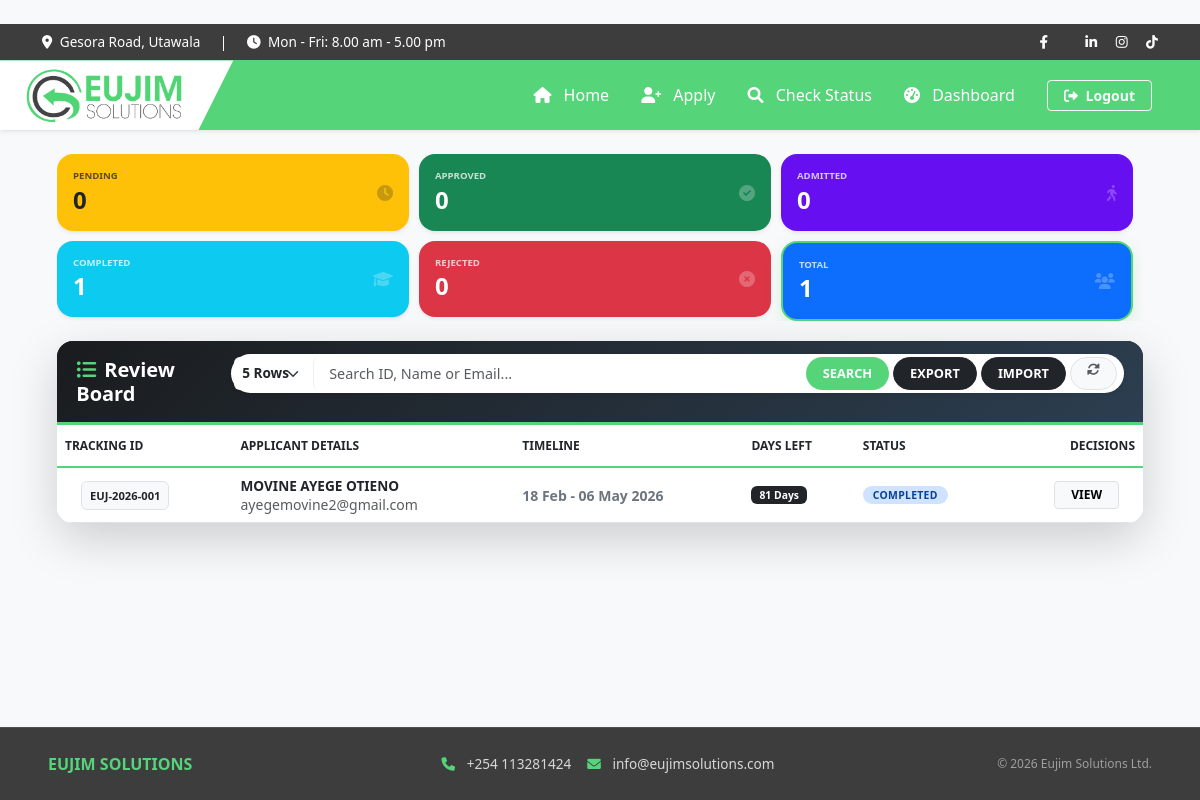
/dashboard/?status=&rows=5 (signed in), run on the app's committed database.
### accounts/models.py (models this page shows, shortened)
class Attachee(models.Model):
    STATUS_CHOICES = [
        ('Pending', 'Pending'),
        ('Approved', 'Approved'),
        ('In-Progress', 'In-Progress'),
        ('Rejected', 'Rejected'),
        ('Completed', 'Completed'),
    ]
    first_name = models.CharField(max_length=100)
    last_name = models.CharField(max_length=100)
    national_id_number = models.CharField(max_length=20, unique=True)
    email = models.EmailField()
    phone = models.CharField(max_length=15)
    gender = models.CharField(max_length=10)
    institution = models.CharField(max_length=200)
    date_of_birth = models.DateField(null=True, blank=True)
    start_date = models.DateField()
    end_date = models.DateField()
    id_document = models.FileField(upload_to='documents/ids/')
    intro_letter = models.FileField(upload_to='documents/letters/')
    curriculum_vitae = models.FileField(upload_to='documents/cvs/')
    signed_contract = models.FileField(upload_to='contracts/signed/', null=True, blank=True)
    data_policy_consent = models.BooleanField(default=False)
    terms_consent = models.BooleanField(default=False)
    marketing_consent = models.BooleanField(default=False)
    status = models.CharField(max_length=20, choices=STATUS_CHOICES, default='Pending')
    admin_notes = models.TextField(blank=True, null=True, help_text="Internal notes regarding the application.")
    completion_date = models.DateField(null=True, blank=True)
    tracking_id = models.CharField(max_length=20, unique=True, editable=False)
    created_at = models.DateTimeField(auto_now_add=True)
    def days_remaining(self):
        if self.end_date:
            today = timezone.now().date()
            remaining = (self.end_date - today).days
            return max(0, remaining)
        return 0

### accounts/views.py (the view, shortened to what this page needs)
# urls.py: path('dashboard/', views.dashboard, name='dashboard'),
@user_passes_test(is_admin, login_url='home')
def dashboard(request):
    if request.GET.get('export') == 'true':
        return export_attachees(request)
    search_query = request.GET.get('q', '')
    status_filter = request.GET.get('status', 'Pending')
    try:
        rows_per_page = int(request.GET.get('rows', 5))
    except ValueError:
        rows_per_page = 5
    attachees_list = Attachee.objects.all().order_by('-created_at')
    if status_filter and status_filter != '':
        attachees_list = attachees_list.filter(status=status_filter)
    paginator = Paginator(attachees_list, rows_per_page)
    page_number = request.GET.get('page')
    attachees = paginator.get_page(page_number)
    return render(request, 'accounts/dashboard.html', {
        'attachees': attachees,
        'total': Attachee.objects.count(),
        'pending': Attachee.objects.filter(status='Pending').count(),
        'approved': Attachee.objects.filter(status='Approved').count(),
        'in_progress': Attachee.objects.filter(status='In-Progress').count(),
        'rejected': Attachee.objects.filter(status='Rejected').count(),
        'completed': Attachee.objects.filter(status='Completed').count(),
        'query': search_query,
        'status_filter': status_filter,
        'rows': rows_per_page,
    })

### accounts/views.py (called while the page is built)
def is_admin(user):
    return user.is_authenticated and user.is_superuser

### accounts/templates/accounts/dashboard.html (shortened to what this page needs)
﻿{% extends "accounts/base.html" %}
{% block content %}
<div class="dashboard-full-width mt-3 animate__animated animate__fadeIn">
    <div class="stats-row">
        <div class="col-item">
            <a href="?status=Pending&rows={{ rows }}" class="text-decoration-none">
                <div class="card shadow-sm rounded-4 bg-warning text-dark p-3 glass-card {% if status_filter == 'Pending' %}filter-active{% endif %}">
                    <div class="d-flex justify-content-between align-items-center">
                        <div><h6 class="small fw-bold opacity-75 mb-1" style="font-size: 0.6rem;">PENDING</h6><h4 class="fw-bold mb-0">{{ pending }}</h4></div>
                        <i class="fas fa-clock opacity-25"></i>
                    </div>
                </div>
            </a>
        </div>
        <div class="col-item">
            <a href="?status=Approved&rows={{ rows }}" class="text-decoration-none">
                <div class="card shadow-sm rounded-4 bg-success text-white p-3 glass-card {% if status_filter == 'Approved' %}filter-active{% endif %}">
                    <div class="d-flex justify-content-between align-items-center">
                        <div><h6 class="small fw-bold opacity-75 mb-1" style="font-size: 0.6rem;">APPROVED</h6><h4 class="fw-bold mb-0">{{ approved }}</h4></div>
                        <i class="fas fa-check-circle opacity-25"></i>
                    </div>
                </div>
            </a>
        </div>
        <div class="col-item">
            <a href="?status=In-Progress&rows={{ rows }}" class="text-decoration-none">
                <div class="card shadow-sm rounded-4 p-3 glass-card text-white {% if status_filter == 'In-Progress' %}filter-active{% endif %}" style="background-color: #6610f2;">
                    <div class="d-flex justify-content-between align-items-center">
                        <div><h6 class="small fw-bold opacity-75 mb-1" style="font-size: 0.6rem;">ADMITTED</h6><h4 class="fw-bold mb-0">{{ in_progress }}</h4></div>
                        <i class="fas fa-walking opacity-25"></i>
                    </div>
                </div>
            </a>
        </div>
        <div class="col-item">
            <a href="?status=Completed&rows={{ rows }}" class="text-decoration-none">
                <div class="card shadow-sm rounded-4 bg-info text-white p-3 glass-card {% if status_filter == 'Completed' %}filter-active{% endif %}">
                    <div class="d-flex justify-content-between align-items-center">
                        <div><h6 class="small fw-bold opacity-75 mb-1" style="font-size: 0.6rem;">COMPLETED</h6><h4 class="fw-bold mb-0">{{ completed }}</h4></div>
                        <i class="fas fa-graduation-cap opacity-25"></i>
                    </div>
                </div>
            </a>
        </div>
        <div class="col-item">
            <a href="?status=Rejected&rows={{ rows }}" class="text-decoration-none">
                <div class="card shadow-sm rounded-4 bg-danger text-white p-3 glass-card {% if status_filter == 'Rejected' %}filter-active{% endif %}">
                    <div class="d-flex justify-content-between align-items-center">
                        <div><h6 class="small fw-bold opacity-75 mb-1" style="font-size: 0.6rem;">REJECTED</h6><h4 class="fw-bold mb-0">{{ rejected }}</h4></div>
                        <i class="fas fa-times-circle opacity-25"></i>
                    </div>
                </div>
            </a>
        </div>
        <div class="col-item">
            <a href="?status=&rows={{ rows }}" class="text-decoration-none">
                <div class="card shadow-sm rounded-4 bg-primary text-white p-3 glass-card {% if not status_filter %}filter-active{% endif %}">
                    <div class="d-flex justify-content-between align-items-center">
                        <div><h6 class="small fw-bold opacity-75 mb-1" style="font-size: 0.6rem;">TOTAL</h6><h4 class="fw-bold mb-0">{{ total }}</h4></div>
                        <i class="fas fa-users opacity-25"></i>
                    </div>
                </div>
            </a>
        </div>
    </div>
    <div class="card shadow-lg border-0 rounded-4 overflow-hidden mb-4">
        <div class="card-header premium-header d-flex flex-column flex-xl-row justify-content-between align-items-center gap-3">
            <h5 class="mb-0 fw-bold text-white"><i class="fas fa-list-ul me-2" style="color: #55D47A;"></i>Review Board</h5>
            <form method="GET" action="{% url 'dashboard' %}" class="w-100" style="max-width: 1000px;">
                <div class="search-input-group shadow-sm">
                    <select name="rows" class="form-select rows-select px-2" onchange="this.form.submit()">
                        <option value="5" {% if rows == '5' %}selected{% endif %}>5 Rows</option>
                    </select>
                    <input type="text" name="q" class="form-control search-input" placeholder="Search ID, Name or Email..." value="{{ query }}">
                    <div class="btn-action-group d-flex pe-1">
                        <button class="btn btn-search" type="submit">SEARCH</button>
                        <button type="submit" name="export" value="true" class="btn btn-dark">EXPORT</button>
                        <button type="button" class="btn btn-dark" onclick="document.getElementById('importInput').click()">IMPORT</button>
                        <a href="{% url 'dashboard' %}" class="btn btn-light border ms-1"><i class="fas fa-sync-alt text-muted"></i></a>
                    </div>
                </div>
            </form>
        </div>
        <div class="card-body p-0 bg-white">
            <div class="table-responsive">
                <table class="table table-hover align-middle mb-0">
                    <thead class="table-header-bg">
                        <tr>
                            <th class="ps-4">Tracking ID</th>
                            <th>Applicant Details</th>
                            <th>Timeline</th>
                            <th>Days Left</th>
                            <th>Status</th>
                            <th class="text-end pe-4">Decisions</th>
                        </tr>
                    </thead>
                    <tbody>
                        {% for a in attachees %}
                        <tr>
                            <td class="ps-4"><span class="badge bg-light text-dark border px-2 py-2 fw-bold" style="font-size: 0.7rem;">{{ a.tracking_id }}</span></td>
                            <td><div class="fw-bold text-dark" style="font-size: 0.85rem;">{{ a.first_name }} {{ a.last_name }}</div><div class="small text-muted">{{ a.email }}</div></td>
                            <td class="small fw-bold text-secondary">{{ a.start_date|date:"d M" }} - {{ a.end_date|date:"d M Y" }}</td>
                            <td><span class="badge {% if a.days_remaining < 7 %}bg-danger{% else %}bg-dark{% endif %} px-2 py-1" style="font-size: 0.65rem;">{{ a.days_remaining }} Days</span></td>
                            <td>
                                <span class="badge rounded-pill status-badge text-uppercase" style="
                                    {% if a.status == 'Approved' %}background-color: #d1e7dd; color: #0f5132;
                                    {% elif a.status == 'In-Progress' %}background-color: #e0cffc; color: #6610f2;
                                    {% elif a.status == 'Rejected' %}background-color: #f8d7da; color: #842029;
                                    {% elif a.status == 'Completed' %}background-color: #cfe2ff; color: #084298;
                                    {% else %}background-color: #fff3cd; color: #856404;{% endif %}">
                                    {{ a.status }}
                                </span>
                            </td>
                            <td class="text-end pe-4">
                                <button class="btn btn-sm btn-light border fw-bold px-3 py-1" style="font-size: 0.75rem;" onclick="openDetail({
                                    id: '{{ a.id }}',
                                    trackingId: '{{ a.tracking_id }}',
                                    firstName: '{{ a.first_name }}',
                                    lastName: '{{ a.last_name }}',
                                    idNum: '{{ a.national_id_number }}',
                                    email: '{{ a.email }}',
                                    phone: '{{ a.phone }}',
                                    institution: '{{ a.institution }}',
                                    startDate: '{{ a.start_date|date:'d M Y' }}',
                                    endDate: '{{ a.end_date|date:'d M Y' }}',
                                    status: '{{ a.status }}',
                                    notes: '{{ a.admin_notes|escapejs }}',
                                    idUrl: '{% if a.id_document %}{{ a.id_document.url }}{% endif %}',
                                    introUrl: '{% if a.intro_letter %}{{ a.intro_letter.url }}{% endif %}',
                                    cvUrl: '{% if a.curriculum_vitae %}{{ a.curriculum_vitae.url }}{% endif %}',
                                    contractUrl: '{% if a.signed_contract %}{{ a.signed_contract.url }}{% endif %}'
                                })">VIEW</button>
                            </td>
                        </tr>
                        {% empty %}
                        <tr><td colspan="6" class="text-center py-5 text-muted">No applicants found in this category.</td></tr>
                        {% endfor %}
                    </tbody>
                </table>
            </div>
        </div>
    </div>
</div>
{% endblock %}

### accounts/templates/accounts/base.html (style rules this page uses)
:root { --eujim-green: #55D47A; --eujim-dark: #3D3D3D; }
html, body { height: 100%; }
body { display: flex; flex-direction: column; }

### accounts/templates/accounts/dashboard.html (style rules this page uses)
.dashboard-full-width { width: 100%; padding-left: 15px; padding-right: 15px; margin: 0 auto; }
.stats-row { display: flex; flex-wrap: nowrap; gap: 10px; margin-bottom: 20px; overflow-x: auto; }
.stats-row .col-item { flex: 1; min-width: 150px; }
.glass-card { transition: all 0.3s ease; border: none !important; cursor: pointer; }
.filter-active { border: 2.5px solid #55D47A !important; box-shadow: 0 5px 15px rgba(85, 212, 122, 0.2) !important; }
.premium-header { background-color: #1a1a1a; background-image: linear-gradient(135deg, #1a1c1e 0%, #2c3e50 100%); border-bottom: 3px solid #55D47A; padding: 0.8rem 1.2rem !important; }
.search-input-group { background: white; border-radius: 50px; padding: 3px; display: flex; align-items: center; width: 100%; }
.rows-select { border: none !important; font-weight: bold; width: 105px !important; font-size: 0.85rem; }
.search-input { border: none !important; border-left: 1px solid #eee !important; padding-left: 15px !important; font-size: 0.9rem; }
.btn-action-group .btn { border-radius: 50px !important; font-weight: 700; padding: 6px 16px; margin-left: 4px; font-size: 0.8rem; }
.btn-search { background-color: #55D47A !important; color: white !important; }
.table-header-bg { background: #f8f9fa !important; border-bottom: 2px solid #55D47A !important; }
.table-header-bg th { font-size: 0.75rem; padding: 12px 8px !important; text-transform: uppercase; }
.status-badge { font-size: 0.65rem !important; padding: 4px 10px !important; font-weight: 800; letter-spacing: 0.3px; }
@media (max-width: 1200px) { .stats-row { flex-wrap: wrap; } }
@media (max-width: 1200px) { .stats-row .col-item { flex: 0 0 calc(33.33% - 10px); } }

### data on the page
Attachee: tracking_id "EUJ-2026-001", first_name "MOVINE AYEGE", last_name "OTIENO", email "ayegemovine2@gmail.com", start_date "18 Feb", end_date "06 May 2026", days_remaining "81", status "COMPLETED"

### other printed values
{{ pending }} "0"
{{ approved }} "0"
{{ in_progress }} "0"
{{ completed }} "1"
{{ rejected }} "0"
{{ total }} "1"
